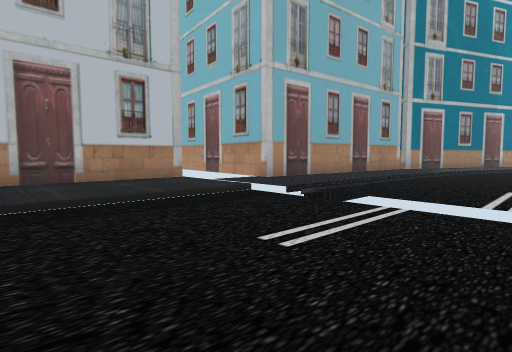
View 1 (above)

17 first-person views from a walk through a Unity game level. The camera is 1.4 m above the floor, tilts 4° down and sees 80° across. The floor is counted in squares, 2 m on a side. Each view is taken from the middle of a square. On the plan, view 1 faces up. The plan holds only what a view shows up to about 10 squares ahead; the rest is blank. The place goes on beyond the plan. The player character is not drawn.

View 2
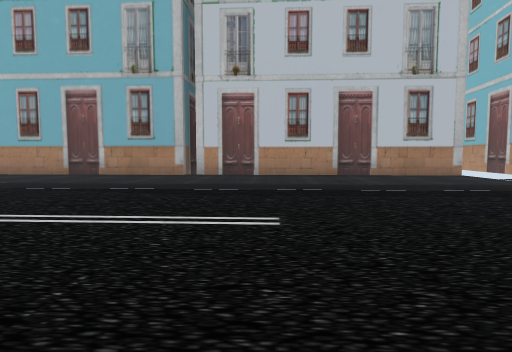

View 3
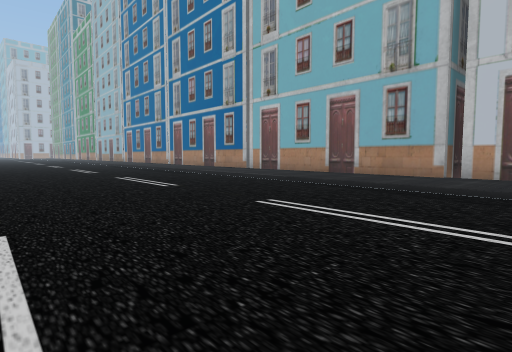

View 4
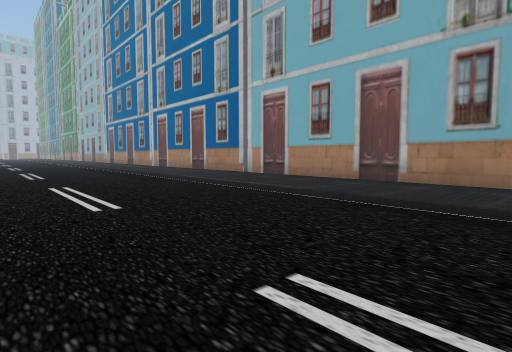

View 5
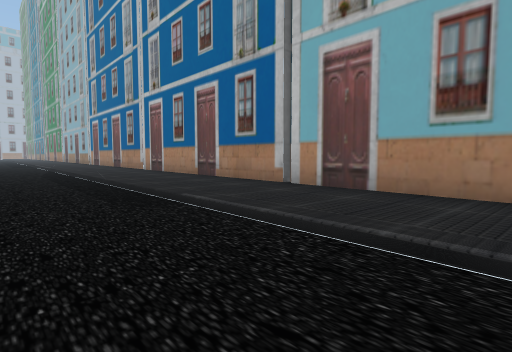

View 6
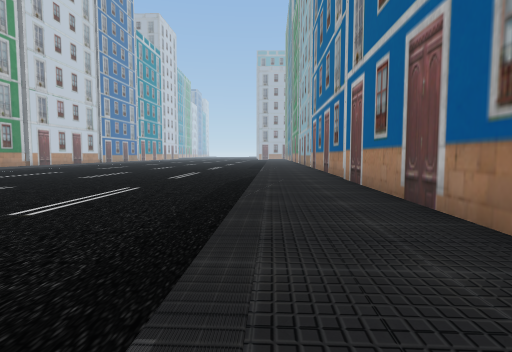

View 7
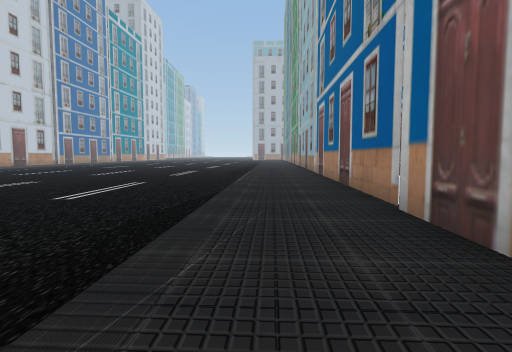

View 8
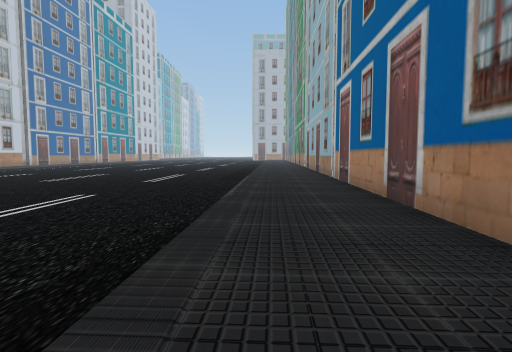

View 9
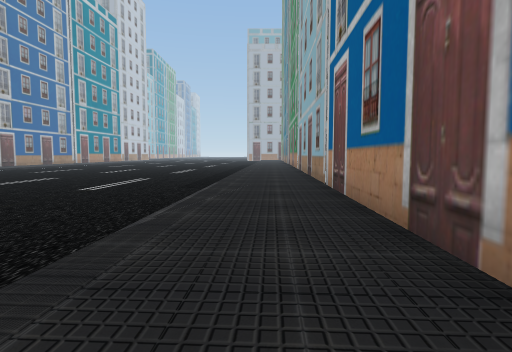

View 10
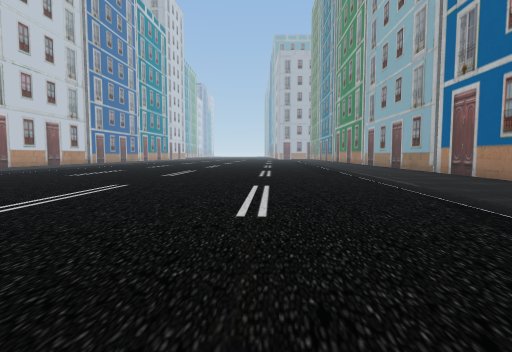

View 11
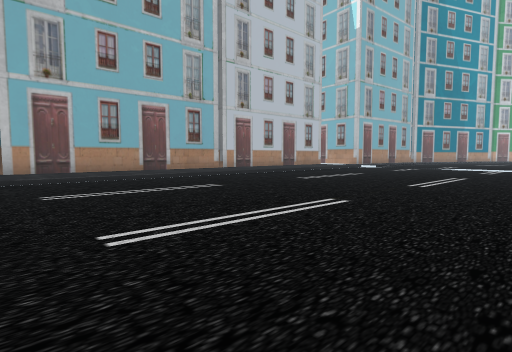

View 12
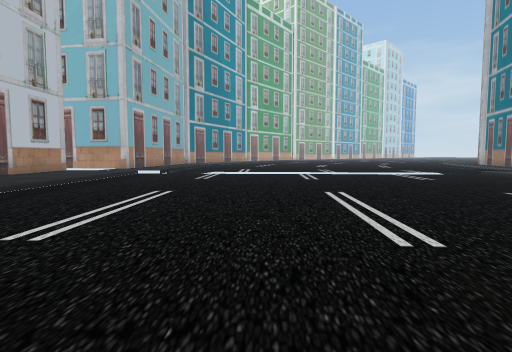

View 13
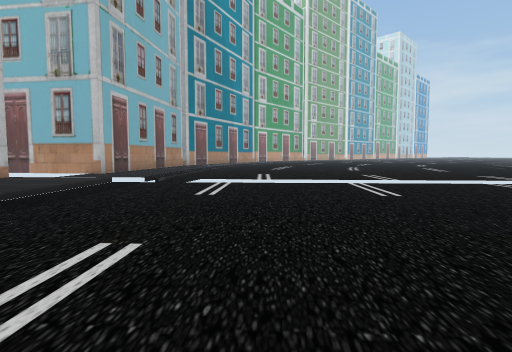

View 14
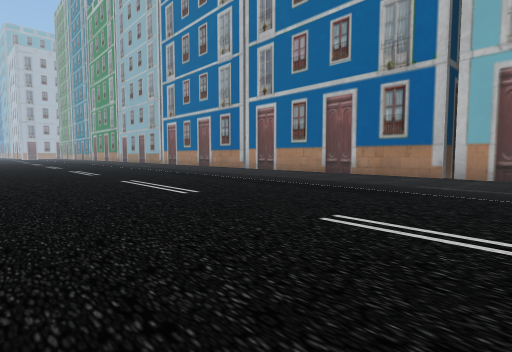

View 15
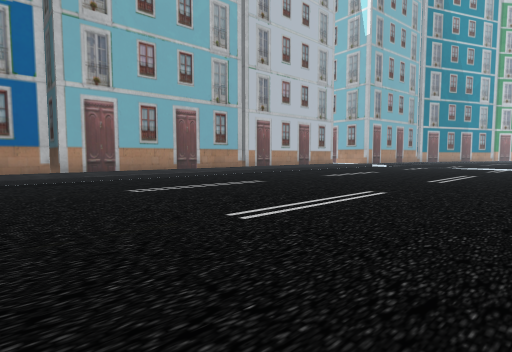

View 16
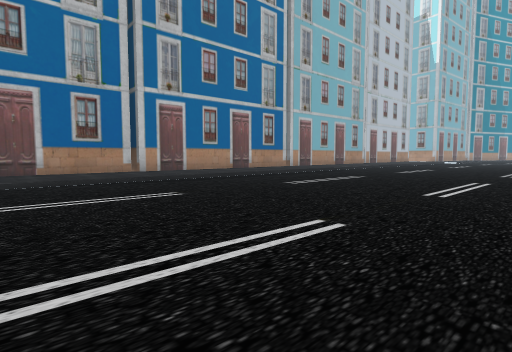

View 17
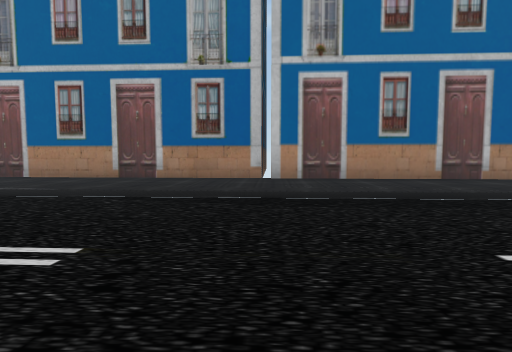

### Floor plan
Key: @ floor where view 1 was taken; # wall or solid block; x gap in a wall; . main floor; : floor 0.25 m higher than the main floor; / step, stairs or slope.
Columns run from 24 left of view 1 to 9 right of it. Each row starts with its distance up from view 1.
 10                           ##
  9                         ###:::..
  8                      #x ##::....
  7                     ##:::::....
  6                   ###:::.:....
  5                  ##::::/. ...
  4                ###::::/... ...
  3                ##:::/...... ...
  2               ##:::/........ ...
  1              ##:::/.......... ...
  0             ##:::/......@..... ...
 -1           ###::::.............. ..
 -2           ##:::/...............
 -3          ##:::/.................
 -4         ##:::/................./
 -5       ###:::/............
 -6     ###:::/............
 -7     ##:::/.............
 -8    ##:::/.............
 -9   ##:::/.............
-10  ##:::/.............
-11 ##:::/.............
-12 #:::/..........  .
-13 :::/..........
-14 ::/...........
-15 /............
-16 ............
-17 ...........
-18 ..........
-19  .........
-20   ........
-21    ..  ...
-22         ..

Where each view was taken, in squares from view 1:
view 1: 0 up, 0 right, facing up
view 2: 2 down, 0 right, facing up-left
view 3: 2 down, 0 right, facing left
view 4: 2 down, 3 left, facing left
view 5: 3 down, 7 left, facing left
view 6: 3 down, 11 left, facing down-left
view 7: 6 down, 15 left, facing down-left
view 8: 8 down, 17 left, facing down-left
view 9: 9 down, 19 left, facing down-left
view 10: 10 down, 14 left, facing down-left
view 11: 11 down, 6 left, facing up
view 12: 5 down, 5 left, facing up-right
view 13: 2 down, 3 left, facing up-right
view 14: 7 down, 6 left, facing left
view 15: 12 down, 7 left, facing up
view 16: 18 down, 15 left, facing up
view 17: 13 down, 14 left, facing up-left
